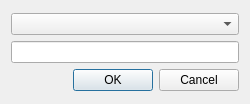
<?xml version="1.0" encoding="UTF-8"?>
<ui version="4.0">
 <class>CityDialog</class>
 <widget class="QDialog" name="CityDialog">
  <property name="geometry">
   <rect>
    <x>0</x>
    <y>0</y>
    <width>250</width>
    <height>104</height>
   </rect>
  </property>
  <property name="windowTitle">
   <string>City</string>
  </property>
  <layout class="QGridLayout" name="gridLayout">
   <item row="0" column="0">
    <layout class="QVBoxLayout" name="verticalLayout">
     <item>
      <widget class="ComboBoxCountrys" name="comboBoxCountrys"/>
     </item>
     <item>
      <widget class="QLineEdit" name="lineEditEnterCity"/>
     </item>
     <item>
      <widget class="QDialogButtonBox" name="buttonBox">
       <property name="orientation">
        <enum>Qt::Horizontal</enum>
       </property>
       <property name="standardButtons">
        <set>QDialogButtonBox::Cancel|QDialogButtonBox::Ok</set>
       </property>
      </widget>
     </item>
    </layout>
   </item>
  </layout>
 </widget>
 <customwidgets>
  <customwidget>
   <class>ComboBoxCountrys</class>
   <extends>QComboBox</extends>
   <header>comboboxcountrys.h</header>
  </customwidget>
 </customwidgets>
 <resources/>
 <connections>
  <connection>
   <sender>buttonBox</sender>
   <signal>accepted()</signal>
   <receiver>CityDialog</receiver>
   <slot>accept()</slot>
   <hints>
    <hint type="sourcelabel">
     <x>248</x>
     <y>254</y>
    </hint>
    <hint type="destinationlabel">
     <x>157</x>
     <y>274</y>
    </hint>
   </hints>
  </connection>
  <connection>
   <sender>buttonBox</sender>
   <signal>rejected()</signal>
   <receiver>CityDialog</receiver>
   <slot>reject()</slot>
   <hints>
    <hint type="sourcelabel">
     <x>316</x>
     <y>260</y>
    </hint>
    <hint type="destinationlabel">
     <x>286</x>
     <y>274</y>
    </hint>
   </hints>
  </connection>
 </connections>
</ui>
